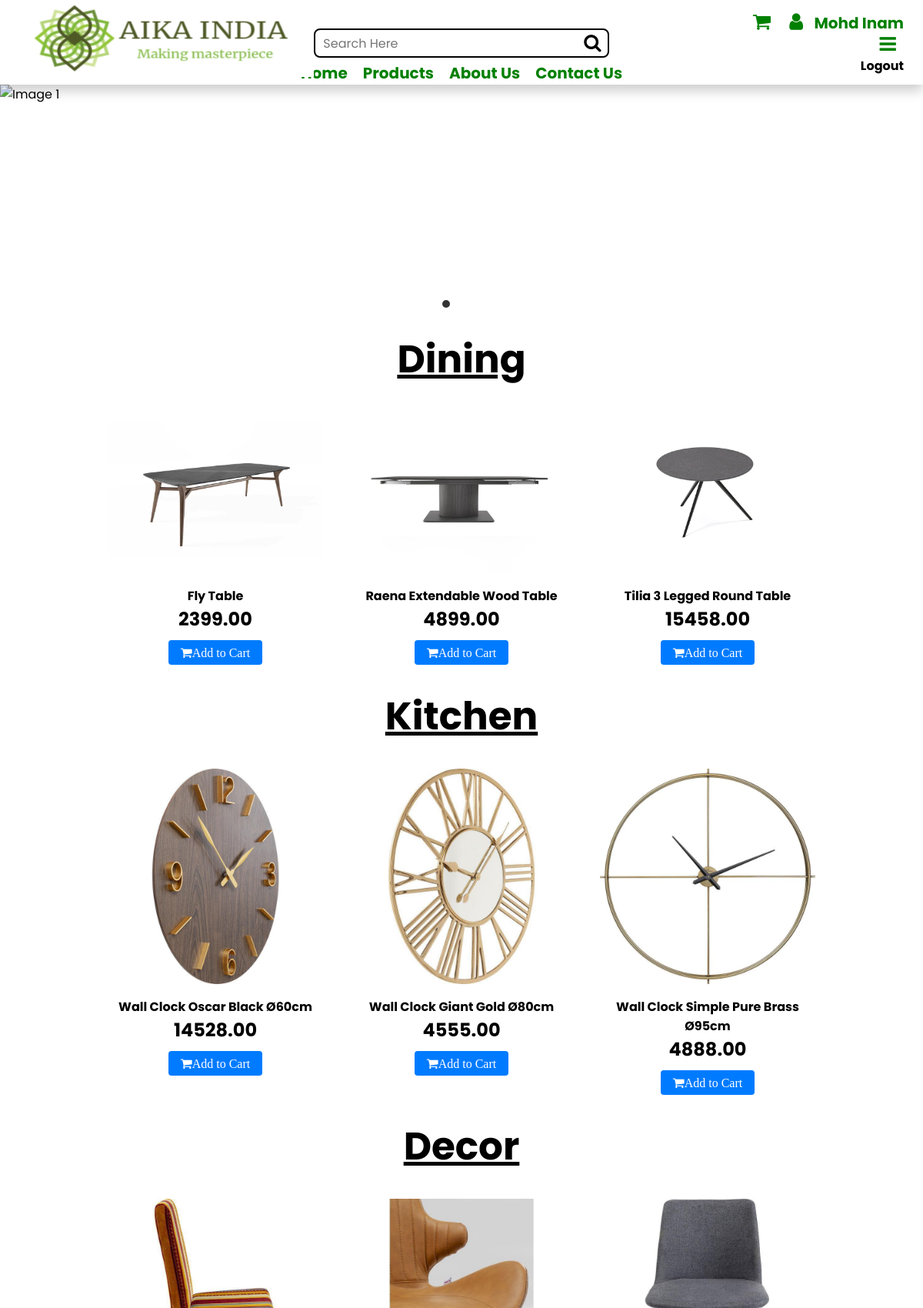
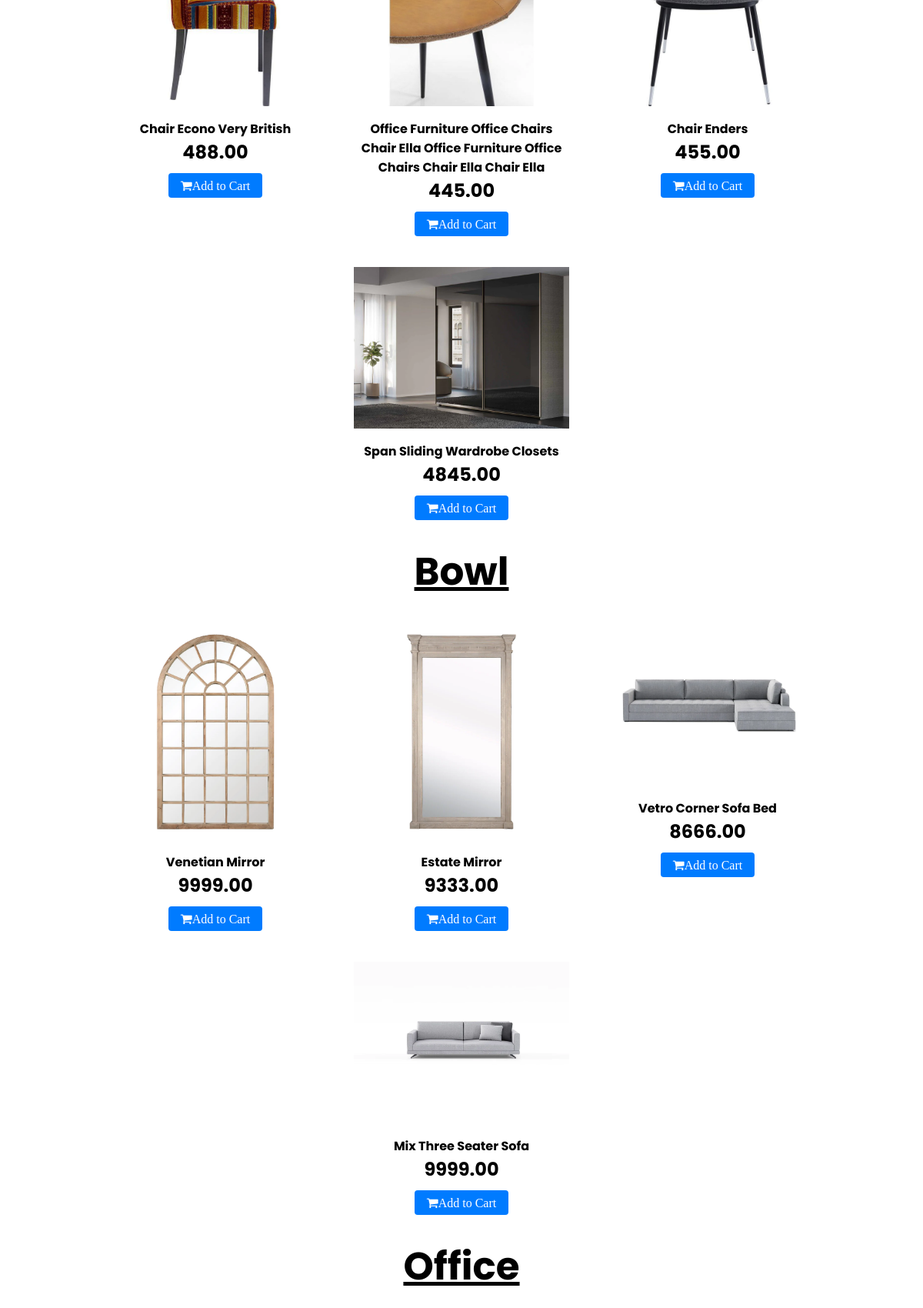
Page / (signed in, upper part) on the committed database (2 pictures, top to bottom).
### products/models.py (models this page shows, shortened)
class Category(Basemodel):
    category_name = models.CharField(max_length=100)
    slug = models.SlugField(null=True,blank=True, unique=True)
    category_image = models.ImageField(null=True,blank=True,upload_to='categories')

class Product(Basemodel):
    product_name = models.CharField(max_length=100)
    slug = models.SlugField(null=True,blank=True, unique=True)
    category = models.ForeignKey(Category , on_delete=models.CASCADE , related_name='products')
    price = models.DecimalField(max_digits=10, decimal_places=2)
    product_description = models.TextField(max_length=1000,default='N/A')

class ProductImage(Basemodel):
    products = models.ForeignKey(Product , on_delete=models.CASCADE, related_name='product_images')
    image =  models.ImageField(upload_to='product')

### home/views.py (the view)
# urls.py: path('',index,name='index')
def index(request):
    categories = Category.objects.all()
    products_by_category = {}
    for category in categories:
        products = Product.objects.filter(category=category)
        products_by_category[category] = products
    context = {'products_by_category': products_by_category}
    return render(request, 'home/example.html', context)

### home/templates/home/example.html (shortened to what this page needs)
{% load static %}
<!DOCTYPE html>
<html lang="en">
<head>
</head>
<body>
    <nav class="sticky-navbar">
        {% block navbar %}
        {% include 'home/navbar.html' %}
        {% endblock  %}
    </nav>
    {% block banner %}
    {% include 'home/banner.html' %}
    {% endblock  %}
    {% for category, products in products_by_category.items %}
    <h1>{{ category.category_name }}</h1>
    <div class="showitems">
        {% for product in products %}
        <div class="box">
            <img src="{{ product.product_images.first.image.url }}" alt="image">
            <div class="name">
                <b><a href="{% url 'product_detail' product.slug %}">{{ product.product_name }}</a></b>
                <div><h2>{{ product.price }}</h2></div>
            </div>
            <div class="button-container">
                {% if user.is_authenticated %}
                    <a href="{% url 'add_to_cart' product.uid %}" class="fa fa-shopping-cart">Add to Cart</a>
                {% else %}
                    <a href="{% url 'login' %}" class="fa fa-shopping-cart">Login to Add to Cart</a>
                {% endif %}
            </div>
        </div>
        {% endfor %}
    </div>
    {% endfor %}
        {% block foooter %}
        {% include 'home/footer.html' %}
        {% endblock %}
</body>
</html>

### home/templates/home/navbar.html (shortened to what this page needs)
{% load static %}
<!DOCTYPE html>
<html lang="en">
<head>
    <link rel="stylesheet" href="https://cdnjs.cloudflare.com/ajax/libs/font-awesome/4.7.0/css/font-awesome.min.css">
</head>
<body>
    <div class="header">
        <div class="logo"><a href="{% url 'index' %}"><img width="100%" height="100px"  src="{% static 'home/images/logo.jpg' %}" alt="" srcset=""></a></div>
        <div class="search">
            <form method="post">
              <div style="position: relative;">
                <input type="text" placeholder="Search Here" style="padding-right: 30px;">
                <button type="submit" style="position: absolute; top: 50%; right: 10px; transform: translateY(-50%); background: none; border: none;">
                  <i class="fa fa-search" style="font-size: 24px;"></i>
                </button>
              </div>
            </form>
          </div>
        <div class="icons">
            <a href="{% url 'cart' %}" class="fa fa-shopping-cart"></a>
            <a href="" class="fa fa-user"></a>
            {% if user.is_authenticated %}
              <span style="text-transform: capitalize; font-weight: bold; font-size: 20px;">{{ user.first_name }}</span>
            {% endif %}
            <li style="list-style: none;" class="dropdown-menu" id="dropdown-menu">
                <a href="javascript:void(0);" class="fa fa-bars"  onclick="toggleDropdown(this)"></a>
                <ul style="list-style: none;">
                        {% if user.is_authenticated %}
                            <li style="list-style: none;"><a href="{% url 'logout' %}"> Logout</a></li>
                        {% else %}
                            <li style="list-style: none;"><a href="{% url 'logout' %}" >Login</a></li>
                            <li style="list-style: none;"><a href="{% url 'register' %}" >Signup</a></li>
                        {% endif %}
                </ul>
            </li>
        </div>
    </div>
    <div class="links">
        <ul>
            <li><a href="{% url 'index' %}">Home</a></li>
            <li class="dropdown">
                <a href="javascript:void(0);" onclick="toggleDropdown(this)">Products</a>
            </li>
            <li><a href="">About Us</a></li>
            <li><a href="">Contact Us</a></li>
        </ul>
    </div>
</body>
</html>

### home/templates/home/example.html (style rules this page uses)
.sticky-navbar { position: sticky; top: 0; z-index: 100; }
.showitems { display: flex; flex-wrap: wrap; justify-content: center; gap: 20px; }
.box { width: 300px; padding: 10px; text-align: center; transition: transform 0.3s ease; }
.box img { width: 100%; height: auto; }
.name { margin-top: 10px; }
.button-container { display: flex; justify-content: center; margin-top: 10px; }
.button-container a, .button-container button { display: inline-block; padding: 8px 16px; text-decoration: none; background-color: #007bff; color: #fff; border-radius: 4px; transition: background-color 0.3s ease; }
a { color: black; font-weight: bold; text-decoration: none; }
h1 { text-align: center; font-weight: bold; font-size: 50px; margin: 20px; text-decoration: underline; }

### home/templates/home/navbar.html (style rules this page uses)
* { margin: 0; padding: 0; font-family: 'Poppins', sans-serif; box-sizing: border-box; }
.header { display: grid; grid-template-columns: repeat(3, 1fr); padding: 0px 25px; height: 80px; align-items: center; position: sticky; top: 0; z-index: 100; background-color: white; }
.logo { height: 112px; }
.search input { height: 38px; width: 100%; border: 2px solid black; outline: none; border-radius: 8px; padding: 10px; font-size: 16px; order: 2; }
.icons { text-align: right; color: green; }
.icons .fa { text-decoration: none; font-size: 25px; color: green; padding: 0px 10px; transition: 0.6s; }
.links { display: flex; justify-content: center; box-shadow: 0px 8px 16px 0px rgba(0, 0, 0, 0.2); background-color: white; margin: 0; position: sticky; top: 80px; z-index: 99; }
.links a { color: green; text-decoration: none; font-size: 20px; font-weight: bold; }
.links ul { list-style: none; display: flex; justify-content: center; gap: 20px; }

### rows in the picture
Category: category_name "Dining"
Product: product_images.first.image (picture), product_name "Fly Table", price "2399.00"
Product: product_images.first.image (picture), product_name "Raena Extendable Wood Table", price "4899.00"
Product: product_images.first.image (picture), product_name "Tilia 3 Legged Round Table", price "15458.00"
Category: category_name "Kitchen"
Product: product_images.first.image (picture), product_name "Wall Clock Oscar Black Ø60cm", price "14528.00"
Product: product_images.first.image (picture), product_name "Wall Clock Giant Gold Ø80cm", price "4555.00"
Product: product_images.first.image (picture), product_name "Wall Clock Simple Pure Brass Ø95cm", price "4888.00"
Category: category_name "Decor"
Product: product_images.first.image (picture), product_name "Chair Econo Very British", price "488.00"
Product: product_images.first.image (picture), product_name "Office Furniture Office Chairs Chair Ella Office Furniture Office Chairs Chair Ella Chair Ella", price "445.00"
Product: product_images.first.image (picture), product_name "Chair Enders", price "455.00"
Product: product_images.first.image (picture), product_name "Span Sliding Wardrobe Closets", price "4845.00"
Category: category_name "Bowl"
Product: product_images.first.image (picture), product_name "Venetian Mirror", price "9999.00"
Product: product_images.first.image (picture), product_name "Estate Mirror", price "9333.00"
Product: product_images.first.image (picture), product_name "Vetro Corner Sofa Bed", price "8666.00"
Product: product_images.first.image (picture), product_name "Mix Three Seater Sofa", price "9999.00"
Category: category_name "Office"

### other values in the picture
{{ user.first_name }} "Mohd Inam"
